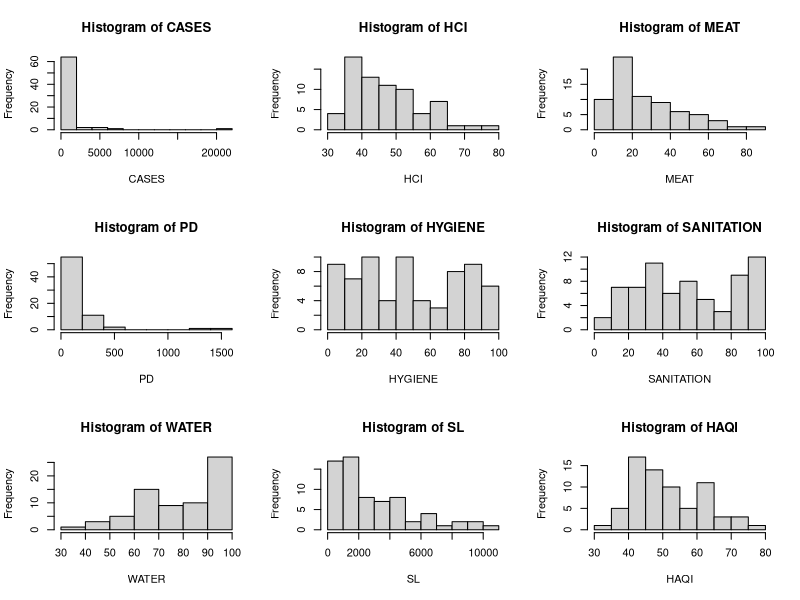
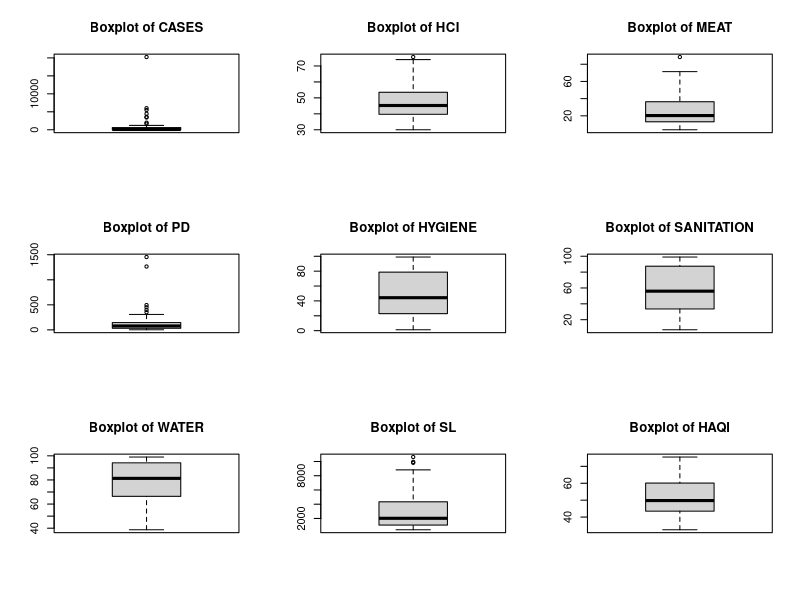
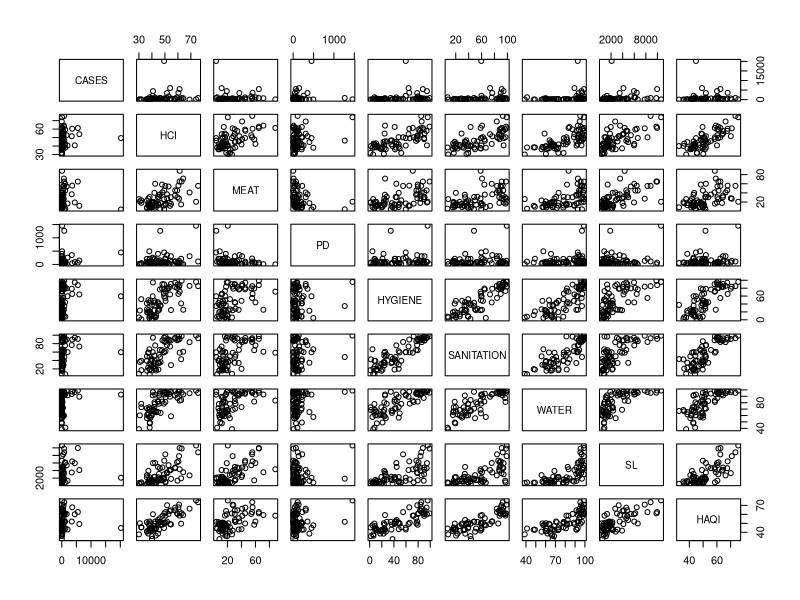

Generate these figures, in order, with R: (Note: this script raises an error after producing the figures.)

setwd("C:/Users/Lenovo/Desktop/Spring 2021/ECO 487 459/Data")

library(tidyverse)
library(AER)
library(sandwich)
library(lmtest)
library(car)
library(MASS)

data = read.csv("data.csv", sep = ",", header = T)
attach(data)

par(mfrow = c(3,3))

hist(CASES)
hist(HCI)
hist(MEAT)
hist(PD)
hist(HYGIENE)
hist(SANITATION)
hist(WATER)
hist(SL)
hist(HAQI)

boxplot(CASES, main = "Boxplot of CASES")
boxplot(HCI,  main = "Boxplot of HCI")
boxplot(MEAT, main = "Boxplot of MEAT")
boxplot(PD, main = "Boxplot of PD")
boxplot(HYGIENE, main = "Boxplot of HYGIENE")
boxplot(SANITATION, main = "Boxplot of SANITATION")
boxplot(WATER, main = "Boxplot of WATER")
boxplot(SL, main = "Boxplot of SL")
boxplot(HAQI, main = "Boxplot of HAQI")

par(mfrow = c(1,1))

pairs(data)

# Equation 2 Model

raw = lm(CASES ~ (HCI + HAQI + HYGIENE + MEAT + PD + SANITATION + I(SANITATION^2) + I(SANITATION^3) + I(log(SL)) + WATER + I(WATER^2) + I(WATER^3)), data = data)
summary(raw)

# Boxcox Transformation
bc=boxcox(raw)
lam = bc$x[which(bc$y==max(bc$y))]
lam

trans = lm(I(CASES^lam) ~ (HCI + HAQI + HYGIENE + MEAT + PD + SANITATION + I(SANITATION^2) + I(SANITATION^3) + I(log(SL)) + WATER + I(WATER^2) + I(WATER^3)), data = data)
summary(trans)
hetero_trans = coeftest(trans, vcov = vcovHC(trans, "HC1"))
hetero_trans

# Stepwise Regression
step = stepAIC(trans, direction = "both", trace = F)
step

# Final Model (Interaction terms have NA and NaN values)
Model1 = lm(I(CASES^lam) ~ MEAT + SANITATION + I(SANITATION^2) + I(SANITATION^3) + I(log(SL)) + I(WATER^2) + I(WATER^3), data = data)
summary(Model1)
hetero_Model1 = coeftest(Model1, vcov = vcovHC(Model1, "HC1"))
hetero_Model1


# Equation 2 Model

raw = lm(SL ~ (HCI + HAQI + I(HAQI^2) + I(HAQI^3) + HYGIENE + MEAT + I(MEAT^2) + I(MEAT^3) + PD + I(PD^2) + I(PD^3) + SANITATION + I(SANITATION^2) + I(SANITATION^3) + CASES + I(CASES^2) + I(CASES^3) + WATER + I(WATER^2) + I(WATER^3)), data = data)
summary(raw)

# Boxcox Transformation
bc=boxcox(raw)
lam = bc$x[which(bc$y==max(bc$y))]
lam

trans = lm(I(CASES^lam) ~ (HCI + HAQI + I(HAQI^2) + I(HAQI^3) + HYGIENE + MEAT + I(MEAT^2) + I(MEAT^3) + PD + I(PD^2) + I(PD^3) + SANITATION + I(SANITATION^2) + I(SANITATION^3) + CASES + I(CASES^2) + I(CASES^3) + WATER + I(WATER^2) + I(WATER^3)), data = data)
summary(trans)
hetero_trans = coeftest(trans, vcov = vcovHC(trans, "HC1"))
hetero_trans

# Stepwise Regression
step = stepAIC(trans, direction = "both", trace = F)
step

# Final Model (Interaction terms have NA and NaN values)
Model2 = lm(I(CASES^lam) ~ I(HAQI^2) + I(SANITATION^3) + CASES + I(CASES^2) + I(CASES^3), data = data)
summary(Model2)
hetero_Model2 = coeftest(Model2, vcov = vcovHC(Model2, "HC1"))
hetero_Model2

# Equation 3 Models

# We saw from our hetero_Model2 that HCI doesn't affect SL but I(HAQI^2) does. Hence, Our equation 3.1 becomes void since it does not satisfy the second stage regression. However, our equation 3.2 is still relevant.
# Also, we know that WATER, SANITATION and HYGIENE were possibly correlated to only the variables we selected in Model 2. Hence, we can cay that the correlation of WATER, SANITATION and HYGIENE with the error term is negligible.

# Model 3.2

# First, find transformation for HAQI
tmodel = lm(HAQI ~ SANITATION + I(SANITATION^2) + I(SANITATION^3) + WATER + I(WATER^2) + I(WATER^3) + HYGIENE, data = data)
summary(tmodel)
hetero_tmodel = coeftest(Model2, vcov = vcovHC(tmodel, "HC1"))
hetero_tmodel

# Boxcox Transformation
bc=boxcox(tmodel)
lam_1 = bc$x[which(bc$y==max(bc$y))]
lam_1

# Let us now perform first stage regressions for WATER, SANITATION and HYGIENE
model_iv_s = lm(I(HAQI^lam_1) ~ SANITATION + I(SANITATION^2) + I(SANITATION^3), data = data)
summary(model_iv_s)
hetero_model_iv_s = coeftest(model_iv_s, vcov = vcovHC(model_iv_s, "HC1"))
hetero_model_iv_s

model_iv_w = lm(I(HAQI^lam_1) ~  WATER + I(WATER^2) + I(WATER^3), data = data)
summary(model_iv_w)
hetero_model_iv_w = coeftest(model_iv_w, vcov = vcovHC(model_iv_w, "HC1"))
hetero_model_iv_w

model_iv_h = lm(I(HAQI^lam_1) ~ HYGIENE, data = data)
summary(model_iv_h)
hetero_model_iv_h = coeftest(model_iv_h, vcov = vcovHC(model_iv_h, "HC1"))
hetero_model_iv_h

# Since WATER, SANITATION and HYGIENE are significant to I(HAQI^2) in first stage regression, we can now perform instrumental variable regression

# IV Regression
ivreg_model_1 = ivreg(I(SL^lam) ~ I(HAQI^lam_1)|I(WATER^3) +  HCI + MEAT + I(MEAT^2) + I(MEAT^3) + PD + I(PD^2) + I(PD^3) + CASES + I(CASES^2) + I(CASES^3), data = data)
summary(ivreg_model_1, vcov = sandwich, df = Inf)

ivreg_model_2 = ivreg(I(SL^lam) ~ I(HAQI^lam_1)|HYGIENE +  HCI + MEAT + I(MEAT^2) + I(MEAT^3) + PD + I(PD^2) + I(PD^3) + CASES + I(CASES^2) + I(CASES^3), data = data)
summary(ivreg_model_2, vcov = sandwich, df = Inf)
